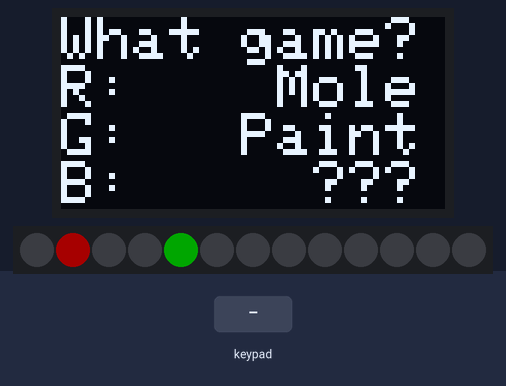
Bench run of a sketch on a simulated Arduino Uno, built with avr-gcc and run on an emulated ATmega328P. Parts: 128×64 one-colour display, 13 RGB LEDs in strip order, left to right. The test bench sets the inputs (shaded band). Dim RGB values are drawn brighter than linear; random numbers use the default seed unless the sketch sets one; what the sketch prints to the serial monitor is not drawn.

Above: at 3.2 s.
3.3 s: key '1' pressed
At 5.3 s:
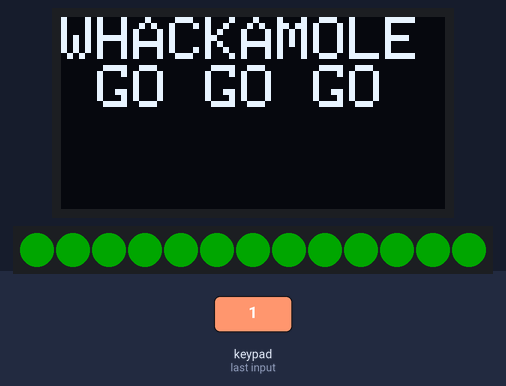
At 6.2 s:
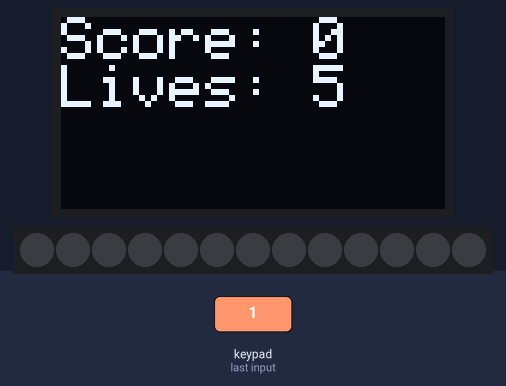
6.3 s: keypad keys 6 7 8 9 A pressed 0.4 s apart
9.8 s: key '8' pressed
At 11.37 s:
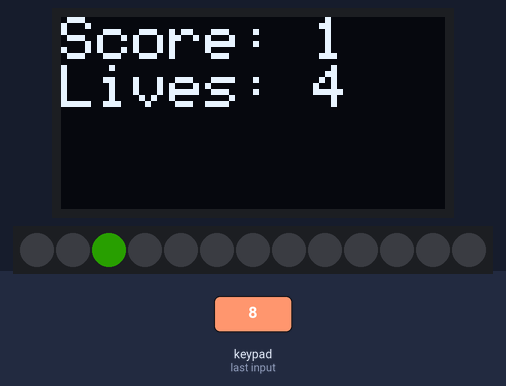
11.5 s: keypad keys 6 7 8 9 pressed 0.4 s apart
15.0 s: key '2' pressed
21.0 s: key '4' pressed
At 21.4 s:
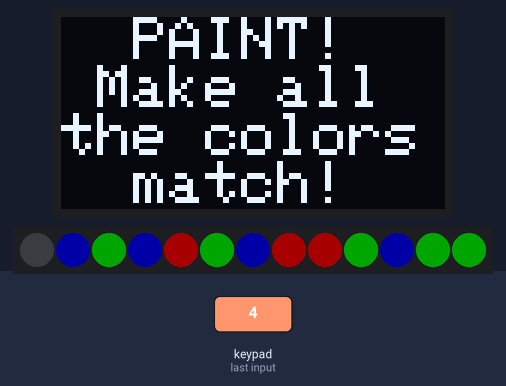

Measured:
- after the input at 3.3 s, the display: first changes at once (image 1 shows a later state)
- after the input at 21.0 s, the display: changes at once (image 4)
- what the display in image 1 shows lasts 1.3 s, from 4.8 s to 6.1 s

The sketch:

FGP.ino
```cpp
#include <Arduino.h>
#include <Keypad.h>
#include <FastLED.h>
#include <SPI.h>
#include <Wire.h>
// #include <Adafruit_GFX.h>
#include <Adafruit_SSD1306.h>
#include "FastLED.h"
#include <Vector.h>

// KEYPAD
#define ROW_COUNT 3
#define COL_COUNT 4
byte row_pins[ROW_COUNT] = {4, 5, A3};
byte col_pins[COL_COUNT] = {6, 7, 8, 9};
char keys[ROW_COUNT][COL_COUNT] = {
  {'1', '2', '3', '4'},
  {'5', '6', '7', '8'},
  {'9', '0', 'A', 'B'},
};
Keypad keypad = Keypad(makeKeymap(keys), row_pins, col_pins, ROW_COUNT, COL_COUNT);

// OLED
#define SCREEN_WIDTH 128
#define SCREEN_HEIGHT 64
#define OLED_RESET -1 // Reset pin # (or -1 if sharing Arduino reset pin)
#define SCREEN_ADDRESS 0x3C
Adafruit_SSD1306 display = Adafruit_SSD1306(SCREEN_WIDTH, SCREEN_HEIGHT, &Wire, OLED_RESET);

// LED
#define LED_PIN A2
#define LED_COUNT 13
#define BRIGHTNESS 40
#define LED_TYPE WS2811
#define COLOR_ORDER GRB
#define FPS 30
CRGB leds[LED_COUNT];
CRGB colorOne = CRGB(0,255,0); // GREEN
CRGB colorTwo = CRGB(255,0,0); // RED

int key_to_led(char key) {
  switch (key) {
    case '1':
      return 1;
    case '2':
      return 2;
    case '3':
      return 3;
    case '4':
      return 4;
    case '5':
      return 5;
    case '6':
      return 6;
    case '7':
      return 7;
    case '8':
      return 8;
    case '9':
      return 9;
    case '0':
      return 10;
    case 'A':
      return 11;
    case 'B':
      return 12;
  }
}

void displayStartup() {
  display.clearDisplay();
  display.setCursor(0,0);
  display.println("  Finn's  ");
  display.println(" Game Pad ");
  display.display();
  delay(2000);
}

// MOLE GAME
class Mole {
    private:
        int score;
        unsigned long moleTimers[LED_COUNT];
        unsigned long spawnTimer;
        int spawnSpeedMs;
        float spawnSpeedChange;
        int moleEscapeMs;
        float escapeSpeedChange;
        int roundNum;
        int hits;
        int lives;
        unsigned long lastFrame;

        bool mole_is_running(int idx);
        bool mole_is_stopped(int idx);
        bool mole_has_escaped(int idx);
        void renderMoles();
        void resetMole(int idx);
        void spawnRandomMole();
        void checkForMoleHits();
        void checkForMoleEscapes();
        void startAnimation();
        void endAnimation();
        void drawGameState();
        void drawNewGameScreen();
        void moleGameReset();

    public:
        Mole();
        void run();
};

Mole::Mole() {
  score = 0;
  moleTimers[LED_COUNT];
  spawnTimer;
  spawnSpeedMs = 1500;
  spawnSpeedChange = .9;
  moleEscapeMs = 3500;
  escapeSpeedChange = 1; // no change
  roundNum = 1;
  hits = 0;
  lives = 5;
  lastFrame = 0;
}


bool Mole::mole_is_running(int idx) {
  return !mole_is_stopped(idx) && (millis() - moleTimers[idx]) < moleEscapeMs;
}

bool Mole::mole_is_stopped(int idx) {
  return moleTimers[idx] == 0;
}

bool Mole::mole_has_escaped(int idx) {
  return !mole_is_stopped(idx) && (millis() - moleTimers[idx]) > moleEscapeMs;
}

void Mole::renderMoles(){
  // using interpolation color moles based on how close they are to expiring
  if ((millis() - lastFrame) < 1000 / FPS) {
    return;
  }
  for (int i=0; i<LED_COUNT; i++) {
    if (mole_is_running(i)) {
      unsigned long delta = millis() - moleTimers[i];
      leds[i].red = colorOne.red * (moleEscapeMs - delta) / moleEscapeMs + colorTwo.red * delta/ moleEscapeMs;
      leds[i].green = colorOne.green * (moleEscapeMs - delta) / moleEscapeMs + colorTwo.green * delta/ moleEscapeMs;
    } else {
      leds[i] = CRGB(0, 0, 0);
    }
  }
  lastFrame = millis();
  FastLED.show();
}

void Mole::spawnRandomMole(){
  // randomly choose to spawn new mole in empty hole and start timer
  int indexes[LED_COUNT];
  Vector<int> openPositions;
  openPositions.setStorage(indexes);
  for (int i=0; i<LED_COUNT; i++) {
    if (mole_is_stopped(i)) {
      openPositions.push_back(i);
    }
  }
  if (openPositions.size() == 0) {
    return;
  }
  int randInt = 0;
  while (randInt == 0) {
    // 0 is a special led and shouldn't be used in the game
    randInt = random(openPositions.size());
  }
  moleTimers[openPositions.at(randInt)] = millis();
}

void Mole::resetMole(int idx){
  // stop the mole's timer
  moleTimers[idx] = 0;
}

void Mole::checkForMoleHits(){
  // Get key and see if it matches an active mole
  char ckey = keypad.getKey();
  if (ckey == NO_KEY) {return;}
  int key  = key_to_led(ckey);
  if (mole_is_running(key)) {
    hits++;
    score++;
    resetMole(key);
  }
}

void Mole::checkForMoleEscapes(){
  // check to see if mole's timer timed out
  // if so decrement lives
  // then reset mole
  bool escape = false;
  for (int i=0; i<LED_COUNT; i++) {
    if (mole_has_escaped(i)) {
      lives--;
      resetMole(i);
      escape = true;
    }
  }
  if (escape) {
  }
  }

void Mole::moleGameReset() {
  score = 0;
  for (int i=0; i<LED_COUNT; i++) {
    moleTimers[i] = 0;
  }
  spawnTimer = 1;
  spawnSpeedMs = 1500;
  spawnSpeedChange = .9;
  moleEscapeMs = 3500;
  escapeSpeedChange = .9;
  roundNum = 1;
  hits = 0;
  lives = 5;
}

void Mole::startAnimation() {
  display.clearDisplay();
  display.setCursor(0,0);
  display.println("WHACKAMOLE");
  display.println(" GO GO GO ");
  display.display();
  fill_solid(leds, LED_COUNT, CRGB(255, 0, 0));
  FastLED.show();
  delay(750);
  fill_solid(leds, LED_COUNT, CRGB(255, 255, 0));
  FastLED.show();
  delay(750);
  fill_solid(leds, LED_COUNT, CRGB(0, 255, 0));
  FastLED.show();
  delay(1250);
}

void Mole::endAnimation() {
  int i = 0;
  display.clearDisplay();
  display.setCursor(0,0);
  display.println("GAME OVER!");
  display.print("Score: ");
  display.println(score);
  display.display();

  fill_solid(leds, LED_COUNT, CRGB(255, 0, 0));
  FastLED.show();
  delay(500);
  fill_solid(leds, LED_COUNT, CRGB(0, 0, 0));
  FastLED.show();
  delay(250);
  fill_solid(leds, LED_COUNT, CRGB(255, 0, 0));
  FastLED.show();
  delay(500);
  fill_solid(leds, LED_COUNT, CRGB(0, 0, 0));
  FastLED.show();
  delay(250);
  fill_solid(leds, LED_COUNT, CRGB(255, 0, 0));
  FastLED.show();
  delay(500);
  fill_solid(leds, LED_COUNT, CRGB(0, 0, 0));
  FastLED.show();
  delay(250);

}

void Mole::run() {
  Serial.println("Starting Mole!");
  moleGameReset();
  // turn off all leds
  FastLED.clear();
  FastLED.show();

  startAnimation();

  // start loop, while lives > 0
  spawnTimer = millis();
  while (true) {
    while (hits < 10) {
      drawGameState();
      checkForMoleEscapes();
      if (lives <= 0) {
        endAnimation();
        return;
      }
      if (millis() - spawnTimer > spawnSpeedMs) {
        spawnRandomMole();
        spawnTimer = millis();
      }
      checkForMoleHits();
      renderMoles();
    }
    hits = 0;
    spawnSpeedMs = (int)(spawnSpeedMs * .8);
    moleEscapeMs = (int)(moleEscapeMs * .9);
    lives++;
    roundNum++;
  }
}

void Mole::drawGameState() {
  display.clearDisplay();
  display.setCursor(0,0);
  display.print("Score: ");
  display.println(score);
  display.print("Lives: ");
  display.println(lives);
  display.display();
}

void Mole::drawNewGameScreen() {
  display.clearDisplay();
  display.setCursor(0,0);
  display.println("WHACKAMOLE");
  display.println("Hit a key!");
  display.display();
}

// END MOLE GAME

// Paint.h
class Paint {
  private:
    unsigned long start;
    CRGB getRandomColor();
    void changeColor(int idx);
    int evalGameOver();
    void drawNewGameScreen();
    void drawGameOverScreen(int score);

  public:
    Paint();
    void run();
};

const CRGB RED = CRGB(255,0,0);
const CRGB GREEN = CRGB(0,255,0);
const CRGB BLUE = CRGB(0,0,255);

Paint::Paint() {
  start = millis();
  FastLED.clear();
  FastLED.show();
  for (int i=1; i<LED_COUNT; i++) {
    leds[i] = getRandomColor();
  }
  FastLED.show();
};

void Paint::changeColor(int idx) {
  if (leds[idx] == RED) {
    leds[idx] = GREEN;
  } else if (leds[idx] == GREEN) {
    leds[idx] = BLUE;
  } else if (leds[idx] == BLUE) {
    leds[idx] = RED;
  }
  FastLED.show();
};

int Paint::evalGameOver() {
  for (int i=1; i<LED_COUNT; i++) {
    if (leds[i] != leds[1]) {
      return 0;
    }
  }
  return (millis() - start) / 1000;
};

CRGB Paint::getRandomColor() {
    int randInt = random(3);
    switch (randInt) {
      case 0:
        return RED;
        break;
      case 1:
        return GREEN;
        break;
      case 2:
        return BLUE;
        break;
    }
}

void Paint::run() {
  Serial.println("Starting paint!");
  drawNewGameScreen();
  while (true) {
    char ckey = NO_KEY;
    while (ckey == NO_KEY) {
      ckey = keypad.getKey();
    }
    int key = key_to_led(ckey);
    changeColor(key);
    int score = evalGameOver();
    if (score > 0) {
      drawGameOverScreen(score);
      break;
    }
  }
}

void Paint::drawNewGameScreen() {
  display.clearDisplay();
  display.setCursor(0,0);
  display.println("  PAINT!  ");
  display.println(" Make all ");
  display.println("the colors");
  display.println("  match!  ");
  display.display();
}

void Paint::drawGameOverScreen(int score) {
  display.clearDisplay();
  display.setCursor(0,0);
  display.println("GREAT WORK");
  display.println("Yout time:");
  display.println(score);
  display.println(" seconds  ");
  display.display();
}

void setup() {
  Serial.begin(9600);
  while(!Serial);
  Serial.println("Starting up.");

  // SSD1306_SWITCHCAPVCC = generate display voltage from 3.3V internally
  if(!display.begin(SSD1306_SWITCHCAPVCC, 0x3C)) {
    Serial.println(F("SSD1306 allocation failed"));
    for(;;); // Don't proceed, loop forever
  }
  display.setRotation(2);
  display.setTextSize(2);
  display.setTextColor(WHITE);
  display.setCursor(0,0);

  randomSeed(analogRead(0));

  FastLED.addLeds<LED_TYPE, LED_PIN, COLOR_ORDER>(leds, LED_COUNT);
  FastLED.setBrightness(BRIGHTNESS);
  FastLED.clear();
  FastLED.show();

  displayStartup();
}

void loop() {
  display.clearDisplay();
  display.setCursor(0,0);
  display.println("What game?");
  display.println("R:    Mole");
  display.println("G:   Paint");
  display.println("B:     ???");
  display.display();

  leds[1].red = 255;
  leds[4].green = 255;
  FastLED.show();

  char ckey = NO_KEY;
  while (ckey == NO_KEY) {
    ckey = keypad.getKey();
  }
  int key = key_to_led(ckey);
  if (key == 1) {
    Mole mole = Mole();
    mole.run();
  } else if (key == 4) {
    Paint paint = Paint();
    paint.run();
  }
}
```
